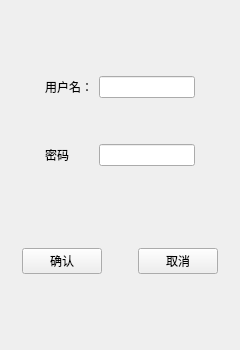
<?xml version="1.0" encoding="UTF-8"?>
<ui version="4.0">
 <class>MainWindow</class>
 <widget class="QMainWindow" name="MainWindow">
  <property name="geometry">
   <rect>
    <x>0</x>
    <y>0</y>
    <width>240</width>
    <height>350</height>
   </rect>
  </property>
  <property name="minimumSize">
   <size>
    <width>240</width>
    <height>350</height>
   </size>
  </property>
  <property name="maximumSize">
   <size>
    <width>240</width>
    <height>350</height>
   </size>
  </property>
  <property name="windowTitle">
   <string>登录窗口</string>
  </property>
  <widget class="QWidget" name="centralwidget">
   <layout class="QVBoxLayout" name="verticalLayout">
    <item>
     <widget class="QWidget" name="widget" native="true">
      <property name="sizePolicy">
       <sizepolicy hsizetype="Preferred" vsizetype="Fixed">
        <horstretch>0</horstretch>
        <verstretch>0</verstretch>
       </sizepolicy>
      </property>
      <layout class="QGridLayout" name="gridLayout">
       <item row="0" column="0">
        <spacer name="horizontalSpacer">
         <property name="orientation">
          <enum>Qt::Horizontal</enum>
         </property>
         <property name="sizeHint" stdset="0">
          <size>
           <width>40</width>
           <height>20</height>
          </size>
         </property>
        </spacer>
       </item>
       <item row="0" column="2">
        <widget class="QLineEdit" name="lineEdit"/>
       </item>
       <item row="0" column="1">
        <widget class="QLabel" name="label">
         <property name="text">
          <string>用户名：</string>
         </property>
        </widget>
       </item>
       <item row="2" column="2">
        <widget class="QLineEdit" name="lineEdit_2"/>
       </item>
       <item row="2" column="1">
        <widget class="QLabel" name="label_2">
         <property name="text">
          <string>密码</string>
         </property>
        </widget>
       </item>
       <item row="0" column="3">
        <spacer name="horizontalSpacer_2">
         <property name="orientation">
          <enum>Qt::Horizontal</enum>
         </property>
         <property name="sizeHint" stdset="0">
          <size>
           <width>40</width>
           <height>20</height>
          </size>
         </property>
        </spacer>
       </item>
       <item row="1" column="2">
        <spacer name="verticalSpacer">
         <property name="orientation">
          <enum>Qt::Vertical</enum>
         </property>
         <property name="sizeHint" stdset="0">
          <size>
           <width>20</width>
           <height>40</height>
          </size>
         </property>
        </spacer>
       </item>
      </layout>
     </widget>
    </item>
    <item>
     <widget class="QWidget" name="widget_2" native="true">
      <property name="sizePolicy">
       <sizepolicy hsizetype="Preferred" vsizetype="Fixed">
        <horstretch>0</horstretch>
        <verstretch>0</verstretch>
       </sizepolicy>
      </property>
      <layout class="QHBoxLayout" name="horizontalLayout">
       <item>
        <spacer name="horizontalSpacer_4">
         <property name="orientation">
          <enum>Qt::Horizontal</enum>
         </property>
         <property name="sizeHint" stdset="0">
          <size>
           <width>40</width>
           <height>20</height>
          </size>
         </property>
        </spacer>
       </item>
       <item>
        <widget class="QPushButton" name="pushButton">
         <property name="text">
          <string>确认</string>
         </property>
        </widget>
       </item>
       <item>
        <spacer name="horizontalSpacer_3">
         <property name="orientation">
          <enum>Qt::Horizontal</enum>
         </property>
         <property name="sizeType">
          <enum>QSizePolicy::Fixed</enum>
         </property>
         <property name="sizeHint" stdset="0">
          <size>
           <width>30</width>
           <height>20</height>
          </size>
         </property>
        </spacer>
       </item>
       <item>
        <widget class="QPushButton" name="pushButton_2">
         <property name="text">
          <string>取消</string>
         </property>
        </widget>
       </item>
       <item>
        <spacer name="horizontalSpacer_5">
         <property name="orientation">
          <enum>Qt::Horizontal</enum>
         </property>
         <property name="sizeHint" stdset="0">
          <size>
           <width>40</width>
           <height>20</height>
          </size>
         </property>
        </spacer>
       </item>
      </layout>
     </widget>
    </item>
   </layout>
  </widget>
 </widget>
 <resources/>
 <connections/>
</ui>
